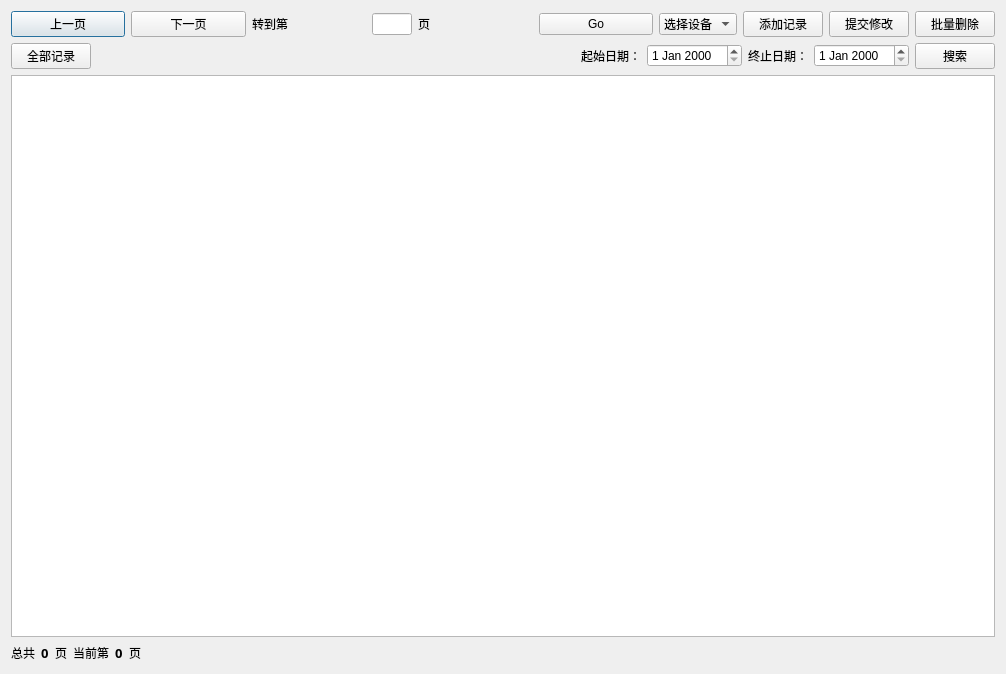
<?xml version="1.0" encoding="UTF-8"?>
<ui version="4.0">
 <class>manaFaultDialog</class>
 <widget class="QDialog" name="manaFaultDialog">
  <property name="geometry">
   <rect>
    <x>0</x>
    <y>0</y>
    <width>1006</width>
    <height>674</height>
   </rect>
  </property>
  <property name="windowTitle">
   <string>故障记录管理</string>
  </property>
  <layout class="QVBoxLayout" name="verticalLayout_2">
   <item>
    <layout class="QVBoxLayout" name="verticalLayout">
     <item>
      <layout class="QHBoxLayout" name="horizontalLayout_3">
       <item>
        <layout class="QHBoxLayout" name="horizontalLayout">
         <item>
          <widget class="QPushButton" name="prevButton">
           <property name="text">
            <string>上一页</string>
           </property>
          </widget>
         </item>
         <item>
          <widget class="QPushButton" name="nextButton">
           <property name="text">
            <string>下一页</string>
           </property>
          </widget>
         </item>
         <item>
          <widget class="QLabel" name="switchPageLabel">
           <property name="text">
            <string>转到第</string>
           </property>
          </widget>
         </item>
         <item>
          <widget class="QLineEdit" name="switchPageLineEdit">
           <property name="minimumSize">
            <size>
             <width>40</width>
             <height>0</height>
            </size>
           </property>
           <property name="maximumSize">
            <size>
             <width>40</width>
             <height>16777215</height>
            </size>
           </property>
          </widget>
         </item>
         <item>
          <widget class="QLabel" name="pageLabel">
           <property name="text">
            <string>页</string>
           </property>
          </widget>
         </item>
         <item>
          <widget class="QPushButton" name="switchPageButton">
           <property name="text">
            <string>Go</string>
           </property>
          </widget>
         </item>
        </layout>
       </item>
       <item>
        <widget class="QComboBox" name="devComboBox">
         <item>
          <property name="text">
           <string>选择设备</string>
          </property>
         </item>
        </widget>
       </item>
       <item>
        <layout class="QHBoxLayout" name="horizontalLayout_2">
         <item>
          <widget class="QPushButton" name="addDataButton">
           <property name="text">
            <string>添加记录</string>
           </property>
          </widget>
         </item>
         <item>
          <widget class="QPushButton" name="updateButton">
           <property name="text">
            <string>提交修改</string>
           </property>
          </widget>
         </item>
         <item>
          <widget class="QPushButton" name="delBatchButton">
           <property name="text">
            <string>批量删除</string>
           </property>
          </widget>
         </item>
        </layout>
       </item>
      </layout>
     </item>
     <item>
      <layout class="QHBoxLayout" name="horizontalLayout_7">
       <item>
        <widget class="QPushButton" name="allQueryButton">
         <property name="text">
          <string>全部记录</string>
         </property>
        </widget>
       </item>
       <item>
        <spacer name="horizontalSpacer">
         <property name="orientation">
          <enum>Qt::Horizontal</enum>
         </property>
         <property name="sizeHint" stdset="0">
          <size>
           <width>178</width>
           <height>17</height>
          </size>
         </property>
        </spacer>
       </item>
       <item>
        <widget class="QLabel" name="label_9">
         <property name="text">
          <string>起始日期：</string>
         </property>
        </widget>
       </item>
       <item>
        <widget class="QDateEdit" name="beginDateEdit"/>
       </item>
       <item>
        <widget class="QLabel" name="label_10">
         <property name="text">
          <string>终止日期：</string>
         </property>
        </widget>
       </item>
       <item>
        <widget class="QDateEdit" name="endDateEdit"/>
       </item>
       <item>
        <widget class="QPushButton" name="searchButton">
         <property name="text">
          <string>搜索</string>
         </property>
        </widget>
       </item>
      </layout>
     </item>
     <item>
      <widget class="QTableView" name="tableView"/>
     </item>
     <item>
      <layout class="QHBoxLayout" name="horizontalLayout_6">
       <item>
        <layout class="QHBoxLayout" name="horizontalLayout_4">
         <item>
          <widget class="QLabel" name="label_3">
           <property name="text">
            <string>总共</string>
           </property>
          </widget>
         </item>
         <item>
          <widget class="QLabel" name="totalPagesLabel">
           <property name="font">
            <font>
             <family>宋体</family>
             <pointsize>10</pointsize>
             <weight>75</weight>
             <bold>true</bold>
            </font>
           </property>
           <property name="text">
            <string>0</string>
           </property>
          </widget>
         </item>
         <item>
          <widget class="QLabel" name="pageLabel_2">
           <property name="text">
            <string>页</string>
           </property>
          </widget>
         </item>
        </layout>
       </item>
       <item>
        <layout class="QHBoxLayout" name="horizontalLayout_5">
         <item>
          <widget class="QLabel" name="label_6">
           <property name="text">
            <string>当前第</string>
           </property>
          </widget>
         </item>
         <item>
          <widget class="QLabel" name="currPageLabel">
           <property name="font">
            <font>
             <family>宋体</family>
             <pointsize>10</pointsize>
             <weight>75</weight>
             <bold>true</bold>
            </font>
           </property>
           <property name="text">
            <string>0</string>
           </property>
          </widget>
         </item>
         <item>
          <widget class="QLabel" name="pageLabel_3">
           <property name="text">
            <string>页</string>
           </property>
          </widget>
         </item>
        </layout>
       </item>
       <item>
        <spacer name="horizontalSpacer_2">
         <property name="orientation">
          <enum>Qt::Horizontal</enum>
         </property>
         <property name="sizeHint" stdset="0">
          <size>
           <width>618</width>
           <height>20</height>
          </size>
         </property>
        </spacer>
       </item>
      </layout>
     </item>
    </layout>
   </item>
  </layout>
 </widget>
 <resources/>
 <connections/>
</ui>
